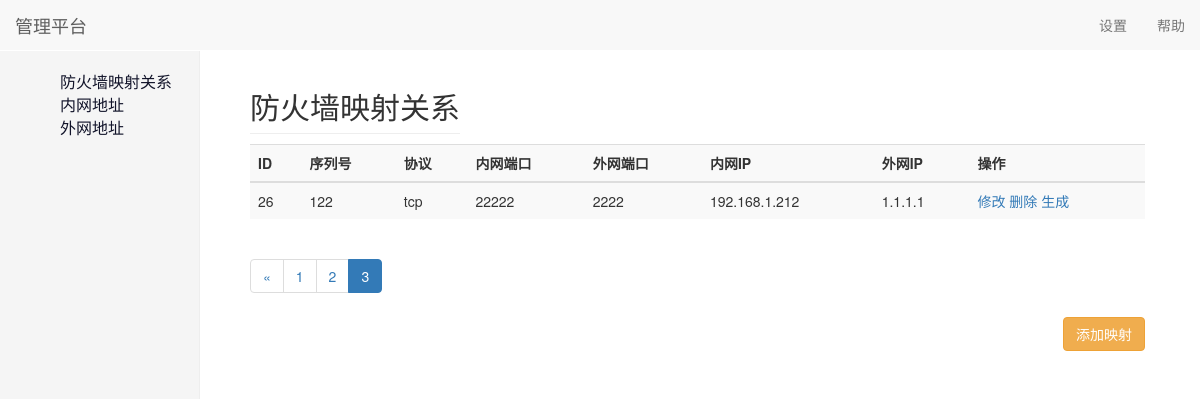
The app's page /fwmapping/indexdetail/?page=3 with its own data.
### fwMapping/models.py (models this page shows, shortened)
class Mapping(models.Model):
    mapid = models.PositiveIntegerField()
    serid = models.PositiveIntegerField()
    chiose = ((1, "tcp"), (2, "udp"), (3, "icmp"))
    protocol = models.IntegerField(choices=chiose, default=1)
    lanport = models.PositiveIntegerField()
    wanport = models.PositiveIntegerField()
    lanip = models.ForeignKey(to='Laninter', on_delete=models.CASCADE)
    wanip = models.ForeignKey(to='Waninter', on_delete=models.CASCADE)
    class Meta:
        unique_together = ('lanip', 'lanport', 'wanport')

class Laninter(models.Model):
    lanip = models.GenericIPAddressField(unique=True)

class Waninter(models.Model):
    wanip = models.GenericIPAddressField(unique=True)

### fwMapping/views.py (the view)
# urls.py: path('indexdetail/', views.IndexDetail.as_view(), name="indexDetail"),
class IndexDetail(ListDeleteView):
    queryset = models.Mapping
    serializers_class = modelSer.MappingForm
    render_html = "indexDetail.html"
    page_num = 5

### fwMapping/public/generics.py (called while the page is built)
    def listView(self, request, *args, **kwargs):
        queryset = self.queryset.objects.all().order_by('pk')
        p = Paginator_page(request, queryset, self.page_num)
        get_list = p.get_page
        forms = self.serializers_class(request.POST)
        get_list["forms"] = forms
        return render(request, self.render_html, get_list)

### fwMapping/public/mixins.py (called while the page is built)
    def get(self, request, *args, **kwargs):
        return self.listView(request, *args, **kwargs)

### fwMapping/templates/indexDetail.html (shortened to what this page needs)
{% extends 'index.html' %}
{% block right_box %}
    {% load static %}
    <div class="clearfix">
        <h2 class="sub-header pull-left">防火墙映射关系</h2>
    </div>
    <div class="table-responsive">
        <table class="table table-striped">
            <tr>
                {% for form in forms %}
                    <th>{{ form.label }}</th>
                {% endfor %}
                <th colspan="2">操作</th>
            </tr>
            <tbody>
            {% for mapping in queryset %}
                <tr>
                    <td name="id">{{ mapping.id }}</td>
                    <td name="serid">{{ mapping.serid }}</td>
                    <td name="protocol">{{ mapping.get_protocol_display }}</td>
                    <td name="lanport">{{ mapping.lanport }}</td>
                    <td name="wanport">{{ mapping.wanport }}</td>
                    <td name="lanip">{{ mapping.lanip.lanip }}</td>
                    <td name="wanip">{{ mapping.wanip.wanip }}</td>
                    <td>
                        <span>
                            <a href="{% url 'fwMapping:change' %}?changeID={{ mapping.pk }}">修改</a>
                            <a href="#" class="delete">删除</a>
                            <a href="#" class="fw_sql">生成</a>
                        </span>
                    </td>
                </tr>
            {% endfor %}
            </tbody>
        </table>
    {% include 'paginator_page.html' %}
    </div>
    <a href="{% url 'fwMapping:change' %}">
        <button class="pull-right btn btn-warning">添加映射</button>
    </a>
{% endblock %}

### static/css/dashboard.css (style rules this page uses)
body { padding-top: 50px; }
.sub-header { padding-bottom: 10px; border-bottom: 1px solid #eee; }

### records on screen
Mapping: id "26", serid "122", protocol "tcp", lanport "22222", wanport "2222", lanip.lanip "192.168.1.212", wanip.wanip "1.1.1.1"

### other values on screen
{{ range }} "1" "2"
{{ range }} "3"
